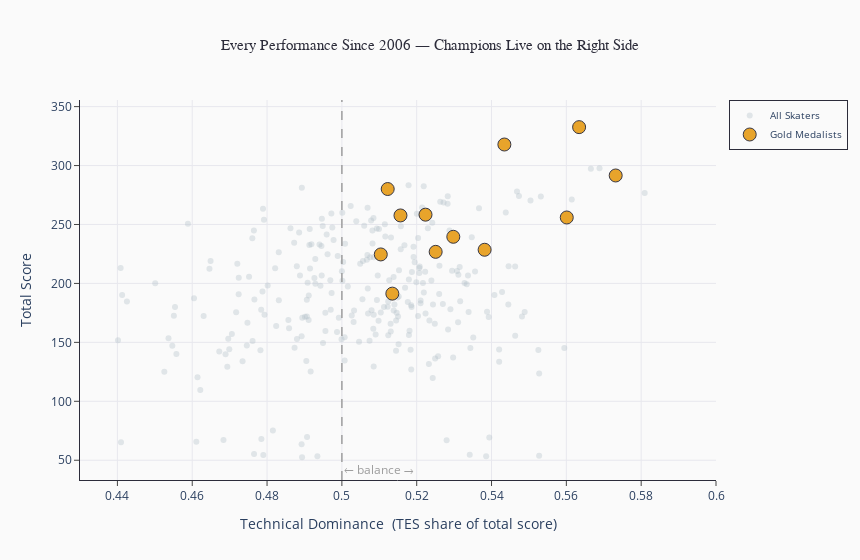

The cell this chart's notebook holds for it:
### Markdown cell above
---
## Act 6 — The Scatter: Every Performance, One Picture

We've been averaging things.  
Averages hide stories.

Here's every single Olympic singles performance since 2006 —
each dot is one skater, one Games.

- **Right** = more technical
- **Up** = higher total score
- **Gold dots** = champions

Where do champions cluster?

### Code cell
import plotly.graph_objects as go
import pandas as pd

GOLD_COLOR  = '#e8a020'
GREY_COLOR  = '#b0bec5'
BG_COLOR    = '#fafafa'
SPINE_COLOR = '#2c2c3a'

df_plot = df[df['total_tss'] > 50].copy()

non_medal = df_plot[df_plot['medal_label'].isna()]
gold      = df_plot[df_plot['medal_label'] == 'Gold']

fig = go.Figure()

# All skaters (grey dots)
fig.add_trace(go.Scatter(
    x=non_medal['tech_dominance'],
    y=non_medal['total_tss'],
    mode='markers',
    name='All Skaters',
    marker=dict(color=GREY_COLOR, size=6, opacity=0.35),
    hovertemplate=(
        '<b>%{customdata[0]}</b><br>'
        'Year: %{customdata[1]}<br>'
        'Tech Dominance: %{x:.1%}<br>'
        'Total Score: %{y:.2f}'
        '<extra></extra>'
    ),
    customdata=non_medal[['skater', 'year']].values
))

# Gold medalists
fig.add_trace(go.Scatter(
    x=gold['tech_dominance'],
    y=gold['total_tss'],
    mode='markers',
    name='Gold Medalists',
    marker=dict(
        color=GOLD_COLOR, size=13, opacity=0.95,
        line=dict(color=SPINE_COLOR, width=1)
    ),
    hovertemplate=(
        '<b>🥇 %{customdata[0]}</b><br>'
        'Year: %{customdata[1]}<br>'
        'Tech Dominance: %{x:.1%}<br>'
        'Total Score: %{y:.2f}'
        '<extra></extra>'
    ),
    customdata=gold[['skater', 'year']].values
))

# Balance line at x=0.50
fig.add_vline(
    x=0.50, line_dash='dash',
    line_color='#9e9e9e', line_width=1.5,
    annotation_text='← balance →',
    annotation_font_color='#9e9e9e',
    annotation_position='bottom right'
)

fig.update_layout(
    title=dict(
        text='Every Performance Since 2006 — Champions Live on the Right Side',
        font=dict(size=15, color=SPINE_COLOR, family='Arial'),
        x=0.5, xanchor='center'
    ),
    xaxis=dict(
        title='Technical Dominance  (TES share of total score)',
        range=[0.43, 0.60],
        gridcolor='#e8e8ee', showgrid=True,
        linecolor=SPINE_COLOR, ticks='outside'
    ),
    yaxis=dict(
        title='Total Score',
        gridcolor='#e8e8ee', showgrid=True,
        linecolor=SPINE_COLOR, ticks='outside'
    ),
    plot_bgcolor=BG_COLOR,
    paper_bgcolor=BG_COLOR,
    legend=dict(
        font=dict(size=10),
        bordercolor=SPINE_COLOR,
        borderwidth=1
    ),
    hoverlabel=dict(
        bgcolor='white',
        bordercolor=SPINE_COLOR,
        font_size=12,
        font_family='Arial'
    ),
    width=860, height=560
)

fig.show()

### Figure 1 — Plotly figure (JSON) as saved in the notebook; plotly's stock layout.template omitted (floating-point values rounded to 4 significant figures; data arrays with more than 128 entries replaced by an {"elided": "..."} marker saying what was removed)
{"data": [{"customdata": {"elided": "269x2 mixed values"}, "hovertemplate": "<b>%{customdata[0]}</b><br>Year: %{customdata[1]}<br>Tech Dominance: %{x:.1%}<br>Total Score: %{y:.2f}<extra></extra>", "marker": {"color": "#b0bec5", "opacity": 0.35, "size": 6}, "mode": "markers", "name": "All Skaters", "type": "scatter", "x": {"elided": "269 float values"}, "y": {"elided": "269 float values"}}, {"customdata": [["SHAIDOROV Mikhail", 2026], ["LIU Alysa", 2026], ["CHEN Nathan", 2022], ["SHCHERBAKOVA Anna", 2022], ["HANYU Yuzuru", 2018], ["ZAGITOVA Alina", 2018], ["HANYU Yuzuru", 2014], ["SOTNIKOVA Adelina", 2014], ["LYSACEK Evan", 2010], ["KIM Yu-Na", 2010], ["PLUSHENKO Evgeni", 2006], ["ARAKAWA Shizuka", 2006]], "hovertemplate": "<b>🥇 %{customdata[0]}</b><br>Year: %{customdata[1]}<br>Tech Dominance: %{x:.1%}<br>Total Score: %{y:.2f}<extra></extra>", "marker": {"color": "#e8a020", "line": {"color": "#2c2c3a", "width": 1}, "opacity": 0.95, "size": 13}, "mode": "markers", "name": "Gold Medalists", "type": "scatter", "x": [0.5732, 0.5251, 0.5634, 0.5601, 0.5434, 0.5298, 0.5122, 0.5104, 0.5157, 0.5382, 0.5224, 0.5135], "y": [291.6, 226.8, 332.6, 255.9, 317.9, 239.6, 280.1, 224.6, 257.7, 228.6, 258.3, 191.3]}], "layout": {"annotations": [{"font": {"color": "#9e9e9e"}, "showarrow": false, "text": "← balance →", "x": 0.5, "xanchor": "left", "xref": "x", "y": 0, "yanchor": "bottom", "yref": "y domain"}], "height": 560, "hoverlabel": {"bgcolor": "white", "bordercolor": "#2c2c3a", "font": {"family": "Arial", "size": 12}}, "legend": {"bordercolor": "#2c2c3a", "borderwidth": 1, "font": {"size": 10}}, "paper_bgcolor": "#fafafa", "plot_bgcolor": "#fafafa", "shapes": [{"line": {"color": "#9e9e9e", "dash": "dash", "width": 1.5}, "type": "line", "x0": 0.5, "x1": 0.5, "xref": "x", "y0": 0, "y1": 1, "yref": "y domain"}], "title": {"font": {"color": "#2c2c3a", "family": "Arial", "size": 15}, "text": "Every Performance Since 2006 — Champions Live on the Right Side", "x": 0.5, "xanchor": "center"}, "width": 860, "xaxis": {"gridcolor": "#e8e8ee", "linecolor": "#2c2c3a", "range": [0.43, 0.6], "showgrid": true, "ticks": "outside", "title": {"text": "Technical Dominance  (TES share of total score)"}}, "yaxis": {"gridcolor": "#e8e8ee", "linecolor": "#2c2c3a", "showgrid": true, "ticks": "outside", "title": {"text": "Total Score"}}}}
